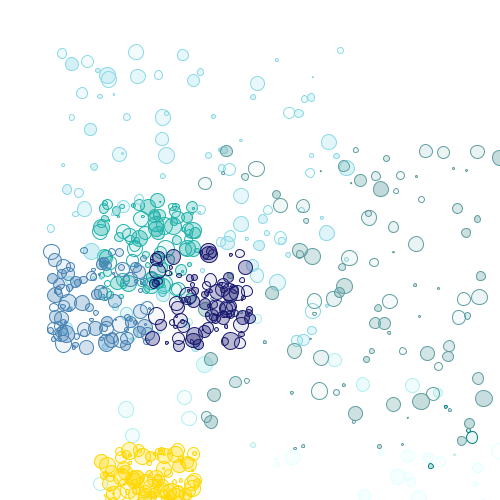
Frame 1 (no input)
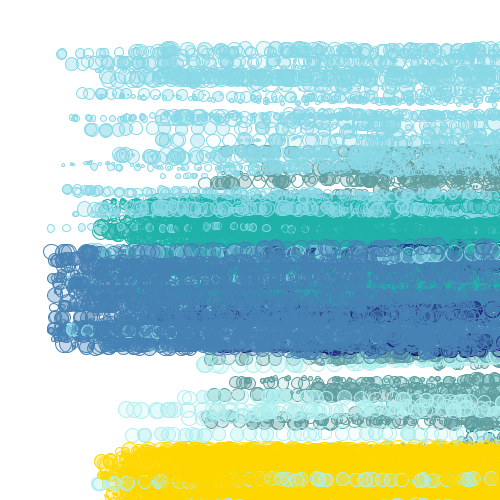
Frame 60 (the mouse pressed at the canvas centre just before this capture)
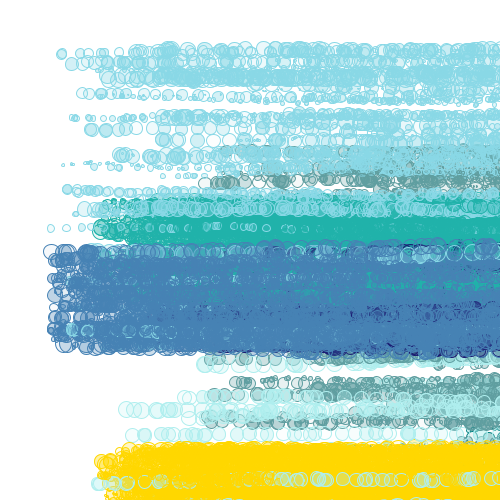
Frame 120 (the mouse held since frame 60 and released just before this capture)

The Processing sketch that drew these frames (run headless with seeded random() and noise(); from frame 60 on, the mouse is pressed at the canvas centre):

// Processing sketch: processing_119126
// ── processing_119126.pde


//this is going to be my cell class
//class is like another function

class Cell {

  float xlocation;
  float ylocation;
  float dia;
  float cellred, cellgreen, cellblue; //if the variables are related most people would put it on a line
  float lineweight;
  boolean isseed;  //the cell needs to know if it is seed or not because they have diffrent properties

  Cell(int x, int y, int red, int gr, int bl, int density) {

    xlocation=x+random(0, density);
    ylocation=y+random(0, density);
    dia=random(1, 17);
    isseed=false;
    cellred=red;
    cellgreen=gr;
    cellblue=bl;
    lineweight=0.5;
  }

  void display() {
    stroke(cellred, cellgreen, cellblue);
    fill(cellred, cellgreen, cellblue, random(5, 100));
    ellipse(xlocation, ylocation, dia, dia);
  }

  void update() {
    xlocation= xlocation+ random(-3, 19);
    ylocation= ylocation+ random(-1, 1);
  }
}

//diffusion limited aggregation 

Cell[] myCells=new Cell[1000]; 
int sec=0;
/*create cell array, create series of boxes that could hold
 the object in them, the first box number is 0
 */

void setup() {
  size(500, 500);
  background(255);
  frameRate(55);

  for (int i=0; i<100 ;i++) {  // . length function 
    myCells[i]=new Cell(100, 200, 32, 178, 170, 100);
  }
  for (int i=100; i<200 ;i++) {  // . length function 
    myCells[i]=new Cell(400, 400, 0, 128, 128, 800);
  }
  
    for (int i=200; i<300 ;i++) {  // . length function 
    myCells[i]=new Cell(100, 300, 175, 238, 238, 800);
  }
  
  for (int i=300; i<400 ;i++) {  // . length function 
    myCells[i]=new Cell(50, 50, 137, 216, 230, 300);
  }
  
    for (int i=400; i<500 ;i++) {  // . length function 
    myCells[i]=new Cell(200, 150, 95, 158, 160, 300);
  }
  for (int i=500; i<600 ;i++) {  // . length function 
    myCells[i]=new Cell(50, 250, 70, 130, 180, 100);
  }

  for (int i=600; i<700 ;i++) {  // . length function 
    myCells[i]=new Cell(250, 450, 224, 255, 255, 300);
  }
  
   for (int i=700; i<800 ;i++) {  // . length function 
    myCells[i]=new Cell(150, 250, 25, 25, 112, 100);
  }
  for (int i=800; i<1000 ;i++) {  // . length function 
    myCells[i]=new Cell(100, 450, 255, 215, 0, 100);
  }
}


void draw() {
  //if (second()-sec >3) {
   // background(0);
    //sec=second();
 // }
  for (int i=0; i<myCells.length; i++) {
    myCells[i].display(); // go to my cell and call the function, use of the dot syntax
    myCells[i].update();
  }
}
